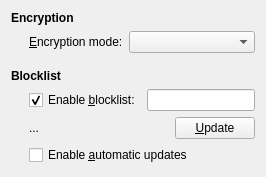
     <widget class="QWidget" name="privacyTab">
      <attribute name="title">
       <string>Privacy</string>
      </attribute>
      <layout class="QVBoxLayout" name="privacyTabLayout">
       <item>
        <widget class="QLabel" name="encryptionSectionLabel">
         <property name="styleSheet">
          <string notr="true">font-weight:bold</string>
         </property>
         <property name="text">
          <string>Encryption</string>
         </property>
        </widget>
       </item>
       <item>
        <layout class="QGridLayout" name="encryptionSectionLayout" columnstretch="0,1">
         <property name="leftMargin">
          <number>18</number>
         </property>
         <item row="0" column="0">
          <widget class="QLabel" name="encryptionModeLabel">
           <property name="text">
            <string>&amp;Encryption mode:</string>
           </property>
           <property name="buddy">
            <cstring>encryptionModeCombo</cstring>
           </property>
          </widget>
         </item>
         <item row="0" column="1">
          <widget class="QComboBox" name="encryptionModeCombo"/>
         </item>
        </layout>
       </item>
       <item>
        <spacer name="blocklistSectionSpacer">
         <property name="orientation">
          <enum>Qt::Vertical</enum>
         </property>
         <property name="sizeType">
          <enum>QSizePolicy::Fixed</enum>
         </property>
         <property name="sizeHint" stdset="0">
          <size>
           <width>1</width>
           <height>10</height>
          </size>
         </property>
        </spacer>
       </item>
       <item>
        <widget class="QLabel" name="blocklistSectionLabel">
         <property name="styleSheet">
          <string notr="true">font-weight:bold</string>
         </property>
         <property name="text">
          <string>Blocklist</string>
         </property>
        </widget>
       </item>
       <item>
        <layout class="QGridLayout" name="blocklistSectionLayout" columnstretch="0,1,0">
         <property name="leftMargin">
          <number>18</number>
         </property>
         <item row="0" column="0">
          <widget class="QCheckBox" name="blocklistCheck">
           <property name="text">
            <string>Enable &amp;blocklist:</string>
           </property>
           <property name="checked">
            <bool>true</bool>
           </property>
          </widget>
         </item>
         <item row="0" column="1" colspan="2">
          <widget class="QLineEdit" name="blocklistEdit"/>
         </item>
         <item row="1" column="0" colspan="2">
          <widget class="QLabel" name="blocklistStatusLabel">
           <property name="text">
            <string notr="true">...</string>
           </property>
          </widget>
         </item>
         <item row="1" column="2">
          <widget class="QPushButton" name="updateBlocklistButton">
           <property name="text">
            <string>&amp;Update</string>
           </property>
           <property name="autoDefault">
            <bool>false</bool>
           </property>
          </widget>
         </item>
         <item row="2" column="0" colspan="3">
          <widget class="QCheckBox" name="autoUpdateBlocklistCheck">
           <property name="text">
            <string>Enable &amp;automatic updates</string>
           </property>
          </widget>
         </item>
        </layout>
       </item>
       <item>
        <spacer name="privacyTabBottomSpacer">
         <property name="orientation">
          <enum>Qt::Vertical</enum>
         </property>
         <property name="sizeHint" stdset="0">
          <size>
           <width>1</width>
           <height>1</height>
          </size>
         </property>
        </spacer>
       </item>
      </layout>
     </widget>
